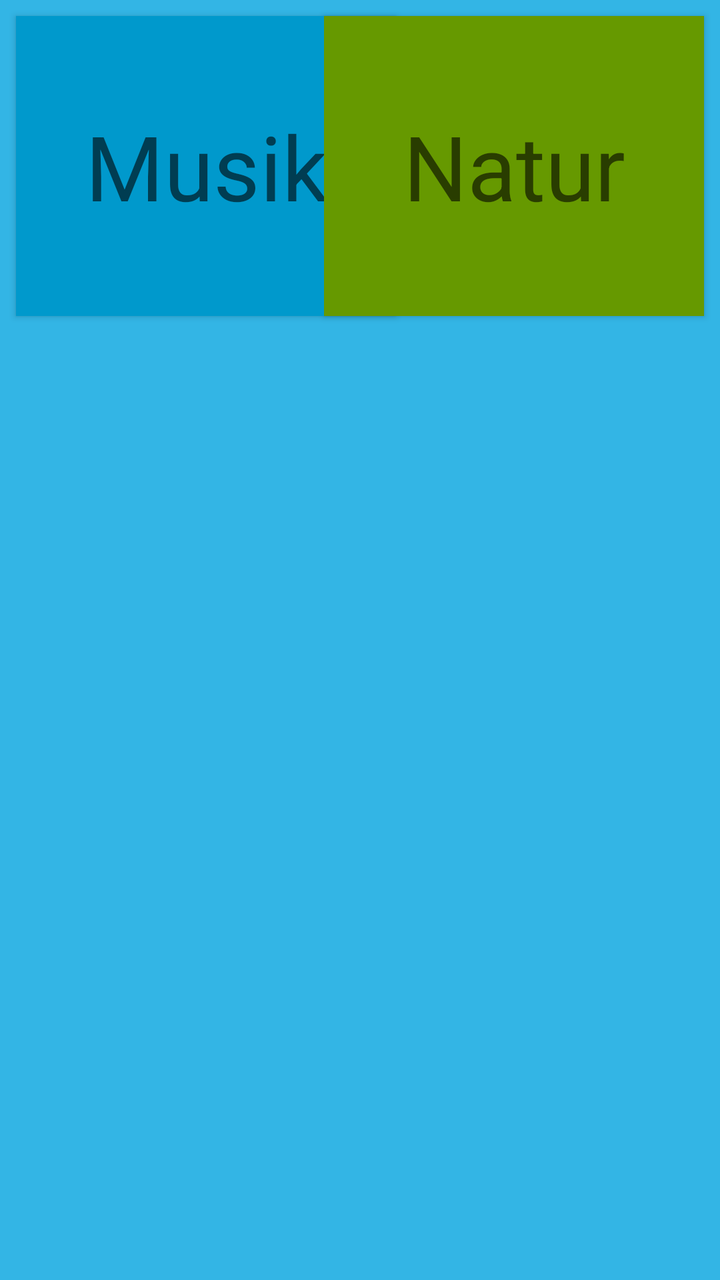
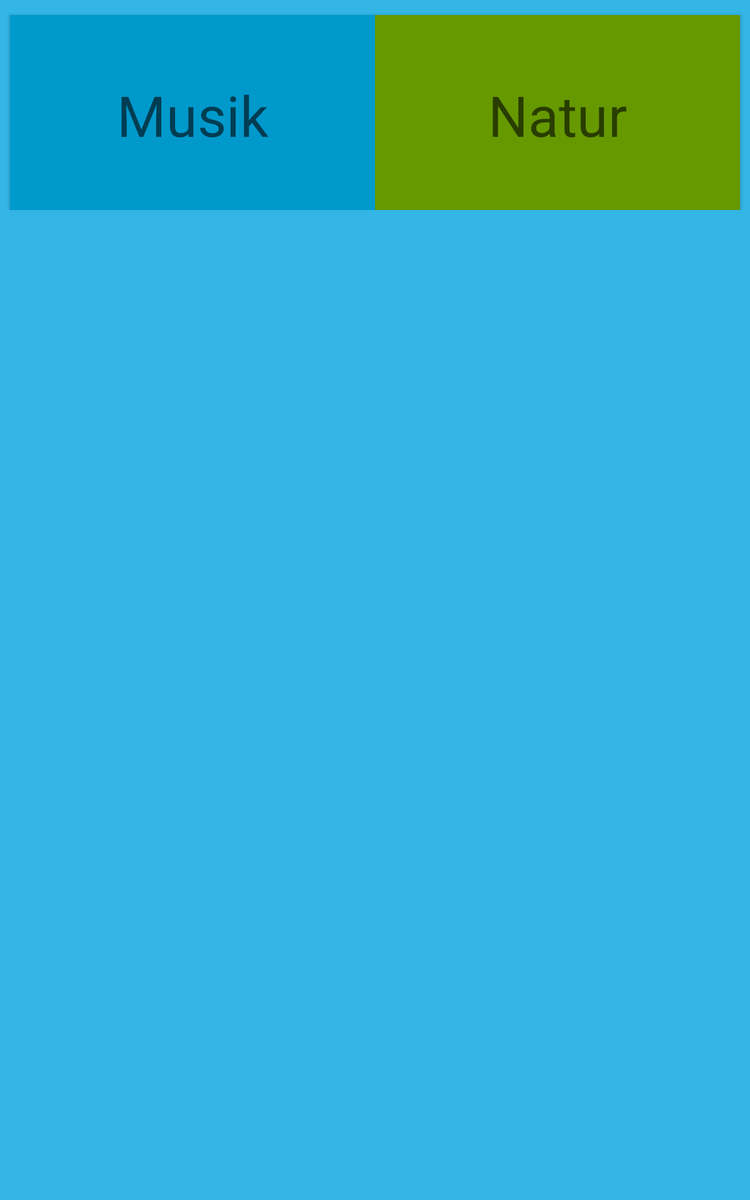

Compare how this app lays out the same screen by default and in its alternative resource folder. The renders come first, then the two layout files and the values they reference.
<!-- AndroidManifest.xml: application theme AppTheme -->
<!-- res/layout/activity_sound.xml -->
<?xml version="1.0" encoding="utf-8"?>
<android.support.constraint.ConstraintLayout xmlns:android="http://schemas.android.com/apk/res/android"
    xmlns:app="http://schemas.android.com/apk/res-auto"
    xmlns:tools="http://schemas.android.com/tools"
    android:layout_width="match_parent"
    android:layout_height="match_parent"
    tools:context=".Views.SoundActivity">

    <Button
        android:id="@+id/btMusic"
        style="@style/Widget.AppCompat.Button.Colored"
        android:layout_width="190dp"
        android:layout_height="150dp"
        android:layout_marginStart="8dp"
        android:layout_marginLeft="8dp"
        android:layout_marginTop="8dp"
        android:background="@android:color/holo_blue_dark"
        android:text="@string/Musik"
        android:textAppearance="@style/TextAppearance.AppCompat.Display2"
        app:layout_constraintStart_toStartOf="parent"
        app:layout_constraintTop_toTopOf="parent" />

    <Button
        android:id="@+id/btNature"
        style="@style/Widget.AppCompat.Button.Colored"
        android:layout_width="190dp"
        android:layout_height="150dp"
        android:layout_marginTop="8dp"
        android:layout_marginEnd="8dp"
        android:layout_marginRight="8dp"
        android:background="@android:color/holo_green_dark"
        android:text="@string/Natur"
        android:textAppearance="@style/TextAppearance.AppCompat.Display2"
        app:layout_constraintEnd_toEndOf="parent"
        app:layout_constraintTop_toTopOf="parent" />


    <ListView
        android:id="@+id/lwSound"
        android:layout_width="match_parent"
        android:layout_height="340dp"
        android:layout_marginTop="8dp"
        android:layout_marginEnd="8dp"
        android:layout_marginRight="8dp"
        android:layout_marginBottom="8dp"
        app:layout_constraintBottom_toBottomOf="parent"
        app:layout_constraintEnd_toEndOf="parent"
        app:layout_constraintHorizontal_bias="1.0"
        app:layout_constraintStart_toStartOf="parent"
        app:layout_constraintTop_toBottomOf="@+id/btMusic"></ListView>

</android.support.constraint.ConstraintLayout>
<!-- resources referenced by this layout -->
<resources>
  <string name="Musik">Musik</string>
  <string name="Natur">Natur</string>
  <style name="AppTheme" parent="Theme.AppCompat.DayNight">
          
          <item name="colorPrimary">@color/accent_material_light_1</item>
          <item name="colorPrimaryDark">@color/accent_material_light_1</item>
          <item name="colorAccent">@android:color/holo_orange_dark</item>
          <item name="android:colorBackground">@android:color/holo_blue_light</item>
          <item name="android:colorForeground">@android:color/background_dark</item>
      </style>
  <color name="accent_material_light_1">#003df5</color>
</resources>
<!-- res/layout-sw600dp/activity_sound.xml (the repository's variant of the layout above) -->
<!-- drawn on a 7-inch tablet held upright -->
<?xml version="1.0" encoding="utf-8"?>
<android.support.constraint.ConstraintLayout xmlns:android="http://schemas.android.com/apk/res/android"
    xmlns:app="http://schemas.android.com/apk/res-auto"
    xmlns:tools="http://schemas.android.com/tools"
    android:layout_width="match_parent"
    android:layout_height="match_parent"
    tools:context=".Views.SoundActivity">

    <TableRow
        android:id="@+id/tableRow"
        android:layout_width="match_parent"
        android:layout_height="wrap_content"
        android:gravity="center"
        app:layout_constraintEnd_toEndOf="parent"
        app:layout_constraintStart_toStartOf="parent"
        app:layout_constraintTop_toTopOf="parent">

        <Button
            android:id="@+id/btMusic"
            style="@style/Widget.AppCompat.Button.Colored"
            android:layout_width="160dp"
            android:layout_height="160dp"
            android:layout_marginStart="8dp"
            android:layout_marginLeft="8dp"
            android:layout_marginTop="8dp"
            android:background="@android:color/holo_blue_dark"
            android:layout_weight="1"
            android:text="@string/Musik"
            android:textAppearance="@style/TextAppearance.AppCompat.Display2"
            app:layout_constraintStart_toStartOf="parent"
            app:layout_constraintTop_toTopOf="parent" />

        <Button
            android:id="@+id/btNature"
            style="@style/Widget.AppCompat.Button.Colored"
            android:layout_width="160dp"
            android:layout_height="160dp"
            android:layout_marginTop="8dp"
            android:layout_marginEnd="8dp"
            android:layout_marginRight="8dp"
            android:background="@android:color/holo_green_dark"
            android:gravity="center"
            android:layout_weight="1"
            android:text="@string/Natur"
            android:textAppearance="@style/TextAppearance.AppCompat.Display2"
            app:layout_constraintEnd_toEndOf="parent"
            app:layout_constraintTop_toTopOf="parent" />
    </TableRow>

    <GridView
        android:id="@+id/gridViewSound"
        android:layout_width="match_parent"
        android:layout_height="699dp"
        android:adjustViewBounds="true"
        android:numColumns="3"
        app:layout_constraintBottom_toBottomOf="parent"
        app:layout_constraintEnd_toEndOf="parent"
        app:layout_constraintStart_toStartOf="parent"
        app:layout_constraintTop_toBottomOf="@+id/tableRow" />


</android.support.constraint.ConstraintLayout>
